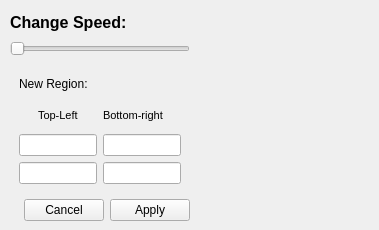
         <widget class="QWidget" name="speed">
          <widget class="QWidget" name="speed_widget" native="true">
           <property name="geometry">
            <rect>
             <x>10</x>
             <y>10</y>
             <width>360</width>
             <height>211</height>
            </rect>
           </property>
           <layout class="QVBoxLayout" name="verticalLayout">
            <item>
             <widget class="QLabel" name="speed_label">
              <property name="maximumSize">
               <size>
                <width>16777215</width>
                <height>25</height>
               </size>
              </property>
              <property name="font">
               <font>
                <pointsize>12</pointsize>
                <weight>75</weight>
                <bold>true</bold>
               </font>
              </property>
              <property name="text">
               <string>Change Speed:</string>
              </property>
             </widget>
            </item>
            <item>
             <widget class="QSlider" name="speed_slider">
              <property name="maximumSize">
               <size>
                <width>180</width>
                <height>16777215</height>
               </size>
              </property>
              <property name="maximum">
               <number>255</number>
              </property>
              <property name="singleStep">
               <number>5</number>
              </property>
              <property name="pageStep">
               <number>10</number>
              </property>
              <property name="sliderPosition">
               <number>0</number>
              </property>
              <property name="tracking">
               <bool>true</bool>
              </property>
              <property name="orientation">
               <enum>Qt::Horizontal</enum>
              </property>
              <property name="invertedAppearance">
               <bool>false</bool>
              </property>
              <property name="tickPosition">
               <enum>QSlider::NoTicks</enum>
              </property>
             </widget>
            </item>
            <item>
             <widget class="QWidget" name="input_box" native="true">
              <property name="maximumSize">
               <size>
                <width>180</width>
                <height>16777215</height>
               </size>
              </property>
              <layout class="QGridLayout" name="gridLayout_15">
               <item row="1" column="1">
                <widget class="QLabel" name="label_10">
                 <property name="font">
                  <font>
                   <pointsize>8</pointsize>
                   <weight>50</weight>
                   <bold>false</bold>
                  </font>
                 </property>
                 <property name="text">
                  <string>Bottom-right</string>
                 </property>
                </widget>
               </item>
               <item row="2" column="1">
                <widget class="QLineEdit" name="NBR_X"/>
               </item>
               <item row="2" column="0">
                <widget class="QLineEdit" name="NTL_x"/>
               </item>
               <item row="0" column="0" colspan="2">
                <widget class="QLabel" name="label_11">
                 <property name="text">
                  <string>New Region:</string>
                 </property>
                </widget>
               </item>
               <item row="1" column="0" alignment="Qt::AlignHCenter">
                <widget class="QLabel" name="label_8">
                 <property name="font">
                  <font>
                   <pointsize>8</pointsize>
                  </font>
                 </property>
                 <property name="text">
                  <string>Top-Left</string>
                 </property>
                </widget>
               </item>
               <item row="3" column="0">
                <widget class="QLineEdit" name="NTL_y"/>
               </item>
               <item row="3" column="1">
                <widget class="QLineEdit" name="NBR_y"/>
               </item>
              </layout>
             </widget>
            </item>
            <item>
             <widget class="QDialogButtonBox" name="speed_btn">
              <property name="maximumSize">
               <size>
                <width>180</width>
                <height>16777215</height>
               </size>
              </property>
              <property name="standardButtons">
               <set>QDialogButtonBox::Apply|QDialogButtonBox::Cancel</set>
              </property>
             </widget>
            </item>
           </layout>
          </widget>
         </widget>
